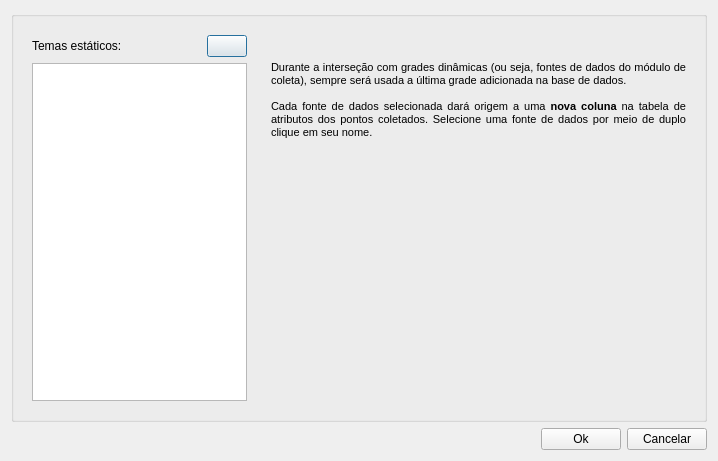
<?xml version="1.0" encoding="UTF-8"?>
<ui version="4.0">
 <class>IntersectionDialogForm</class>
 <widget class="QDialog" name="IntersectionDialogForm">
  <property name="geometry">
   <rect>
    <x>0</x>
    <y>0</y>
    <width>718</width>
    <height>461</height>
   </rect>
  </property>
  <property name="windowTitle">
   <string>Interseção</string>
  </property>
  <layout class="QVBoxLayout" name="verticalLayout_3">
   <item>
    <widget class="QGroupBox" name="groupBox">
     <property name="title">
      <string/>
     </property>
     <layout class="QHBoxLayout" name="horizontalLayout">
      <item>
       <widget class="QStackedWidget" name="layerTypeStc">
        <property name="currentIndex">
         <number>0</number>
        </property>
        <widget class="QWidget" name="themeListPage">
         <layout class="QGridLayout" name="gridLayout_2">
          <item row="1" column="0" colspan="2">
           <widget class="QListWidget" name="themeList"/>
          </item>
          <item row="0" column="0">
           <widget class="QLabel" name="label">
            <property name="text">
             <string>Temas estáticos:</string>
            </property>
           </widget>
          </item>
          <item row="0" column="1">
           <widget class="QPushButton" name="goToGridPageBtn">
            <property name="maximumSize">
             <size>
              <width>50</width>
              <height>50</height>
             </size>
            </property>
            <property name="toolTip">
             <string>Definir grades dinâmicas</string>
            </property>
            <property name="text">
             <string/>
            </property>
            <property name="icon">
             <iconset theme="next">
              <normaloff/>
             </iconset>
            </property>
           </widget>
          </item>
         </layout>
        </widget>
        <widget class="QWidget" name="dynamicGridListPage">
         <layout class="QGridLayout" name="gridLayout_3">
          <item row="0" column="0">
           <widget class="QLabel" name="label_2">
            <property name="text">
             <string>Grades dinâmicas:</string>
            </property>
           </widget>
          </item>
          <item row="2" column="0" colspan="2">
           <widget class="QTableWidget" name="dynamicGridsTableWidget">
            <property name="editTriggers">
             <set>QAbstractItemView::NoEditTriggers</set>
            </property>
            <property name="selectionMode">
             <enum>QAbstractItemView::SingleSelection</enum>
            </property>
            <property name="selectionBehavior">
             <enum>QAbstractItemView::SelectRows</enum>
            </property>
            <column>
             <property name="text">
              <string>Nome</string>
             </property>
            </column>
            <column>
             <property name="text">
              <string>Selecionar</string>
             </property>
            </column>
           </widget>
          </item>
          <item row="0" column="1">
           <widget class="QPushButton" name="goToThemePageBtn">
            <property name="maximumSize">
             <size>
              <width>50</width>
              <height>50</height>
             </size>
            </property>
            <property name="toolTip">
             <string>Definir temas estáticos</string>
            </property>
            <property name="text">
             <string/>
            </property>
            <property name="icon">
             <iconset theme="previous"/>
            </property>
           </widget>
          </item>
         </layout>
        </widget>
       </widget>
      </item>
      <item>
       <widget class="QStackedWidget" name="geometryStc">
        <property name="currentIndex">
         <number>3</number>
        </property>
        <widget class="QWidget" name="emptyPage"/>
        <widget class="QWidget" name="rasterPage">
         <layout class="QGridLayout" name="gridLayout">
          <item row="0" column="0" colspan="4">
           <widget class="QLabel" name="label_8">
            <property name="text">
             <string>&lt;!DOCTYPE HTML PUBLIC &quot;-//W3C//DTD HTML 4.0//EN&quot; &quot;http://www.w3.org/TR/REC-html40/strict.dtd&quot;&gt;
&lt;html&gt;&lt;head&gt;&lt;meta name=&quot;qrichtext&quot; content=&quot;1&quot; /&gt;&lt;style type=&quot;text/css&quot;&gt;
p, li { white-space: pre-wrap; }
&lt;/style&gt;&lt;/head&gt;&lt;body style=&quot; font-family:'MS Shell Dlg 2'; font-size:8.25pt; font-weight:400; font-style:normal;&quot;&gt;
&lt;p style=&quot;-qt-paragraph-type:empty; margin-top:0px; margin-bottom:0px; margin-left:0px; margin-right:0px; -qt-block-indent:0; text-indent:0px; font-size:8pt;&quot;&gt;&lt;/p&gt;
&lt;p style=&quot;-qt-paragraph-type:empty; margin-top:0px; margin-bottom:0px; margin-left:0px; margin-right:0px; -qt-block-indent:0; text-indent:0px; font-size:8pt;&quot;&gt;&lt;/p&gt;
&lt;p style=&quot; margin-top:0px; margin-bottom:0px; margin-left:0px; margin-right:0px; -qt-block-indent:0; text-indent:0px;&quot;&gt;&lt;span style=&quot; font-size:8pt;&quot;&gt;Caso o raster de interseção possua várias bandas, informe no campo abaixo o número das bandas que &lt;/span&gt;&lt;span style=&quot; font-size:8pt; font-weight:600;&quot;&gt;serão&lt;/span&gt;&lt;span style=&quot; font-size:8pt;&quot;&gt; incluídas como atributo. Múltiplas bandas devem ser separadas por vírgulas.  Intervalos podem ser especificados com um hífen.&lt;/span&gt;&lt;/p&gt;
&lt;p style=&quot;-qt-paragraph-type:empty; margin-top:0px; margin-bottom:0px; margin-left:0px; margin-right:0px; -qt-block-indent:0; text-indent:0px; font-size:8pt;&quot;&gt;&lt;/p&gt;
&lt;p style=&quot; margin-top:0px; margin-bottom:0px; margin-left:0px; margin-right:0px; -qt-block-indent:0; text-indent:0px;&quot;&gt;&lt;span style=&quot; font-size:8pt; font-weight:600;&quot;&gt;Ex:&lt;/span&gt;&lt;span style=&quot; font-size:8pt;&quot;&gt; Para um arquivo com 10 bandas, o filtro &lt;/span&gt;&lt;span style=&quot; font-size:8pt; font-weight:600;&quot;&gt;&amp;quot;3, 4, 7-9&amp;quot;&lt;/span&gt;&lt;span style=&quot; font-size:8pt;&quot;&gt; irá indicar que apenas as bandas 3, 4, 7, 8 e 9 serão pré processadas.&lt;/span&gt;&lt;/p&gt;
&lt;p style=&quot;-qt-paragraph-type:empty; margin-top:0px; margin-bottom:0px; margin-left:0px; margin-right:0px; -qt-block-indent:0; text-indent:0px; font-size:8pt;&quot;&gt;&lt;/p&gt;
&lt;p style=&quot; margin-top:0px; margin-bottom:0px; margin-left:0px; margin-right:0px; -qt-block-indent:0; text-indent:0px;&quot;&gt;&lt;span style=&quot; font-size:8pt;&quot;&gt;A primeira banda é a número &lt;/span&gt;&lt;span style=&quot; font-size:8pt; font-weight:600;&quot;&gt;zero&lt;/span&gt;&lt;span style=&quot; font-size:8pt;&quot;&gt;. Cada banda selecionada dará origem a uma &lt;/span&gt;&lt;span style=&quot; font-size:8pt; font-weight:600;&quot;&gt;nova coluna&lt;/span&gt;&lt;span style=&quot; font-size:8pt;&quot;&gt; na tabela de atributos dos pontos coletados.&lt;/span&gt;&lt;/p&gt;
&lt;p style=&quot;-qt-paragraph-type:empty; margin-top:0px; margin-bottom:0px; margin-left:0px; margin-right:0px; -qt-block-indent:0; text-indent:0px; font-size:8pt;&quot;&gt;&lt;/p&gt;&lt;/body&gt;&lt;/html&gt;</string>
            </property>
            <property name="alignment">
             <set>Qt::AlignJustify|Qt::AlignVCenter</set>
            </property>
            <property name="wordWrap">
             <bool>true</bool>
            </property>
           </widget>
          </item>
          <item row="1" column="0" colspan="2">
           <widget class="QLabel" name="label_7">
            <property name="text">
             <string>Bandas a serem pré processadas:</string>
            </property>
           </widget>
          </item>
          <item row="1" column="2">
           <widget class="QLineEdit" name="bandLed"/>
          </item>
          <item row="1" column="3">
           <spacer name="horizontalSpacer">
            <property name="orientation">
             <enum>Qt::Horizontal</enum>
            </property>
            <property name="sizeHint" stdset="0">
             <size>
              <width>30</width>
              <height>20</height>
             </size>
            </property>
           </spacer>
          </item>
          <item row="2" column="1">
           <spacer name="verticalSpacer">
            <property name="orientation">
             <enum>Qt::Vertical</enum>
            </property>
            <property name="sizeHint" stdset="0">
             <size>
              <width>75</width>
              <height>120</height>
             </size>
            </property>
           </spacer>
          </item>
         </layout>
        </widget>
        <widget class="QWidget" name="vectorPage">
         <layout class="QVBoxLayout" name="verticalLayout">
          <item>
           <widget class="QLabel" name="label_9">
            <property name="text">
             <string>&lt;!DOCTYPE HTML PUBLIC &quot;-//W3C//DTD HTML 4.0//EN&quot; &quot;http://www.w3.org/TR/REC-html40/strict.dtd&quot;&gt;
&lt;html&gt;&lt;head&gt;&lt;meta name=&quot;qrichtext&quot; content=&quot;1&quot; /&gt;&lt;style type=&quot;text/css&quot;&gt;
p, li { white-space: pre-wrap; }
&lt;/style&gt;&lt;/head&gt;&lt;body style=&quot; font-family:'MS Shell Dlg 2'; font-size:8.25pt; font-weight:400; font-style:normal;&quot;&gt;
&lt;p style=&quot;-qt-paragraph-type:empty; margin-top:0px; margin-bottom:0px; margin-left:0px; margin-right:0px; -qt-block-indent:0; text-indent:0px; font-size:8pt;&quot;&gt;&lt;/p&gt;
&lt;p style=&quot;-qt-paragraph-type:empty; margin-top:0px; margin-bottom:0px; margin-left:0px; margin-right:0px; -qt-block-indent:0; text-indent:0px; font-size:8pt;&quot;&gt;&lt;/p&gt;
&lt;p style=&quot; margin-top:0px; margin-bottom:0px; margin-left:0px; margin-right:0px; -qt-block-indent:0; text-indent:0px;&quot;&gt;&lt;span style=&quot; font-size:8pt;&quot;&gt;Escolha os atributos que serão transferidos para o ponto coletado em caso de interseção entre o ponto e algum objeto do tema.&lt;/span&gt;&lt;/p&gt;
&lt;p style=&quot;-qt-paragraph-type:empty; margin-top:0px; margin-bottom:0px; margin-left:0px; margin-right:0px; -qt-block-indent:0; text-indent:0px; font-size:8pt;&quot;&gt;&lt;/p&gt;
&lt;p style=&quot; margin-top:0px; margin-bottom:0px; margin-left:0px; margin-right:0px; -qt-block-indent:0; text-indent:0px;&quot;&gt;&lt;span style=&quot; font-size:8pt;&quot;&gt;Cada atributo selecionado dará origem a uma &lt;/span&gt;&lt;span style=&quot; font-size:8pt; font-weight:600;&quot;&gt;nova coluna&lt;/span&gt;&lt;span style=&quot; font-size:8pt;&quot;&gt; na tabela de atributos dos pontos coletados. Selecione um atributo por meio de duplo clique em seu nome.&lt;/span&gt;&lt;/p&gt;
&lt;p style=&quot;-qt-paragraph-type:empty; margin-top:0px; margin-bottom:0px; margin-left:0px; margin-right:0px; -qt-block-indent:0; text-indent:0px; font-size:8pt;&quot;&gt;&lt;/p&gt;&lt;/body&gt;&lt;/html&gt;</string>
            </property>
            <property name="alignment">
             <set>Qt::AlignJustify|Qt::AlignVCenter</set>
            </property>
            <property name="wordWrap">
             <bool>true</bool>
            </property>
           </widget>
          </item>
          <item>
           <widget class="QTableWidget" name="vectorAttributesTableWidget">
            <property name="editTriggers">
             <set>QAbstractItemView::NoEditTriggers</set>
            </property>
            <property name="selectionMode">
             <enum>QAbstractItemView::SingleSelection</enum>
            </property>
            <property name="selectionBehavior">
             <enum>QAbstractItemView::SelectRows</enum>
            </property>
            <column>
             <property name="text">
              <string>Atributo</string>
             </property>
            </column>
            <column>
             <property name="text">
              <string>Selecionar</string>
             </property>
            </column>
           </widget>
          </item>
         </layout>
        </widget>
        <widget class="QWidget" name="dynamicGridPage">
         <layout class="QVBoxLayout" name="verticalLayout_2">
          <item>
           <widget class="QLabel" name="label_3">
            <property name="text">
             <string>&lt;!DOCTYPE HTML PUBLIC &quot;-//W3C//DTD HTML 4.0//EN&quot; &quot;http://www.w3.org/TR/REC-html40/strict.dtd&quot;&gt;
&lt;html&gt;&lt;head&gt;&lt;meta name=&quot;qrichtext&quot; content=&quot;1&quot; /&gt;&lt;style type=&quot;text/css&quot;&gt;
p, li { white-space: pre-wrap; }
&lt;/style&gt;&lt;/head&gt;&lt;body style=&quot; font-family:'MS Shell Dlg 2'; font-size:8.25pt; font-weight:400; font-style:normal;&quot;&gt;
&lt;p align=&quot;justify&quot; style=&quot;-qt-paragraph-type:empty; margin-top:0px; margin-bottom:0px; margin-left:0px; margin-right:0px; -qt-block-indent:0; text-indent:0px; font-size:8pt;&quot;&gt;&lt;/p&gt;
&lt;p align=&quot;justify&quot; style=&quot;-qt-paragraph-type:empty; margin-top:0px; margin-bottom:0px; margin-left:0px; margin-right:0px; -qt-block-indent:0; text-indent:0px; font-size:8pt;&quot;&gt;&lt;/p&gt;
&lt;p align=&quot;justify&quot; style=&quot; margin-top:0px; margin-bottom:0px; margin-left:0px; margin-right:0px; -qt-block-indent:0; text-indent:0px;&quot;&gt;&lt;span style=&quot; font-size:8pt;&quot;&gt;Durante a interseção com grades dinâmicas (ou seja, fontes de dados do módulo de coleta), sempre será usada a última grade adicionada na base de dados.&lt;/span&gt;&lt;/p&gt;
&lt;p align=&quot;justify&quot; style=&quot;-qt-paragraph-type:empty; margin-top:0px; margin-bottom:0px; margin-left:0px; margin-right:0px; -qt-block-indent:0; text-indent:0px; font-size:8pt;&quot;&gt;&lt;/p&gt;
&lt;p align=&quot;justify&quot; style=&quot; margin-top:0px; margin-bottom:0px; margin-left:0px; margin-right:0px; -qt-block-indent:0; text-indent:0px;&quot;&gt;&lt;span style=&quot; font-size:8pt;&quot;&gt;Cada fonte de dados selecionada dará origem a uma &lt;/span&gt;&lt;span style=&quot; font-size:8pt; font-weight:600;&quot;&gt;nova coluna&lt;/span&gt;&lt;span style=&quot; font-size:8pt;&quot;&gt; na tabela de atributos dos pontos coletados. Selecione uma fonte de dados por meio de duplo clique em seu nome.&lt;/span&gt;&lt;/p&gt;&lt;/body&gt;&lt;/html&gt;</string>
            </property>
            <property name="alignment">
             <set>Qt::AlignJustify|Qt::AlignVCenter</set>
            </property>
            <property name="wordWrap">
             <bool>true</bool>
            </property>
           </widget>
          </item>
          <item>
           <spacer name="verticalSpacer_2">
            <property name="orientation">
             <enum>Qt::Vertical</enum>
            </property>
            <property name="sizeHint" stdset="0">
             <size>
              <width>20</width>
              <height>40</height>
             </size>
            </property>
           </spacer>
          </item>
         </layout>
        </widget>
       </widget>
      </item>
     </layout>
    </widget>
   </item>
   <item>
    <layout class="QHBoxLayout">
     <item>
      <spacer>
       <property name="orientation">
        <enum>Qt::Horizontal</enum>
       </property>
       <property name="sizeHint" stdset="0">
        <size>
         <width>40</width>
         <height>20</height>
        </size>
       </property>
      </spacer>
     </item>
     <item>
      <widget class="QPushButton" name="okBtn">
       <property name="toolTip">
        <string>&lt;html&gt;&lt;head&gt;&lt;meta name=&quot;qrichtext&quot; content=&quot;1&quot; /&gt;&lt;style type=&quot;text/css&quot;&gt;
p, li { white-space: pre-wrap; }
&lt;/style&gt;&lt;/head&gt;&lt;body style=&quot; font-family:'MS Shell Dlg 2'; font-size:8.25pt; font-weight:400; font-style:normal;&quot;&gt;
&lt;p style=&quot; margin-top:0px; margin-bottom:0px; margin-left:0px; margin-right:0px; -qt-block-indent:0; text-indent:0px;&quot;&gt;Salvar alterações&lt;/p&gt;&lt;/body&gt;&lt;/html&gt;</string>
       </property>
       <property name="text">
        <string>Ok</string>
       </property>
       <property name="icon">
        <iconset theme="confirm">
         <normaloff/>
        </iconset>
       </property>
      </widget>
     </item>
     <item>
      <widget class="QPushButton" name="cancelBtn">
       <property name="toolTip">
        <string>&lt;html&gt;&lt;head&gt;&lt;meta name=&quot;qrichtext&quot; content=&quot;1&quot; /&gt;&lt;style type=&quot;text/css&quot;&gt;
p, li { white-space: pre-wrap; }
&lt;/style&gt;&lt;/head&gt;&lt;body style=&quot; font-family:'MS Shell Dlg 2'; font-size:8.25pt; font-weight:400; font-style:normal;&quot;&gt;
&lt;p style=&quot; margin-top:0px; margin-bottom:0px; margin-left:0px; margin-right:0px; -qt-block-indent:0; text-indent:0px; font-size:8pt;&quot;&gt;Cancelar alterações&lt;/p&gt;&lt;/body&gt;&lt;/html&gt;</string>
       </property>
       <property name="text">
        <string>Cancelar</string>
       </property>
       <property name="icon">
        <iconset theme="cancel">
         <normaloff/>
        </iconset>
       </property>
      </widget>
     </item>
    </layout>
   </item>
  </layout>
 </widget>
 <resources/>
 <connections/>
</ui>
